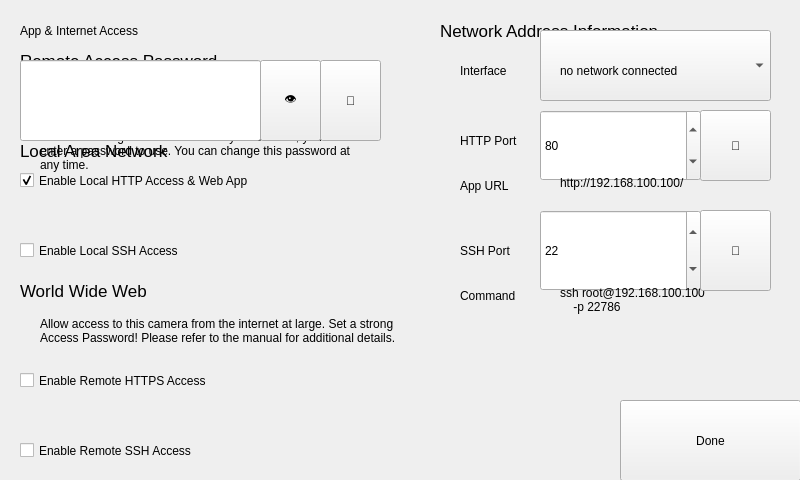
<?xml version="1.0" encoding="UTF-8"?>
<ui version="4.0">
 <class>Form</class>
 <widget class="QWidget" name="Form">
  <property name="geometry">
   <rect>
    <x>0</x>
    <y>0</y>
    <width>800</width>
    <height>480</height>
   </rect>
  </property>
  <property name="windowTitle">
   <string notr="true">Chronos Screen</string>
  </property>
  <widget class="Backdrop" name="backdrop">
   <property name="geometry">
    <rect>
     <x>0</x>
     <y>0</y>
     <width>801</width>
     <height>481</height>
    </rect>
   </property>
  </widget>
  <widget class="HeaderLabel" name="headerlabel">
   <property name="geometry">
    <rect>
     <x>20</x>
     <y>10</y>
     <width>361</width>
     <height>41</height>
    </rect>
   </property>
   <property name="text">
    <string>App &amp; Internet Access</string>
   </property>
  </widget>
  <widget class="LineEdit" name="uiPassword">
   <property name="geometry">
    <rect>
     <x>20</x>
     <y>60</y>
     <width>241</width>
     <height>81</height>
    </rect>
   </property>
   <property name="echoMode">
    <enum>QLineEdit::Password</enum>
   </property>
   <property name="clickMarginRight" stdset="0">
    <enum>LineEdit::none</enum>
   </property>
   <property name="linkedValueName" stdset="0">
    <string>networkPassword</string>
   </property>
  </widget>
  <widget class="Label" name="label">
   <property name="geometry">
    <rect>
     <x>20</x>
     <y>50</y>
     <width>241</width>
     <height>21</height>
    </rect>
   </property>
   <property name="styleSheet">
    <string notr="true">
			font-size: 17px;
			background: transparent;
		</string>
   </property>
   <property name="text">
    <string>Remote Access Password</string>
   </property>
  </widget>
  <widget class="Button" name="uiShowPassword">
   <property name="geometry">
    <rect>
     <x>260</x>
     <y>60</y>
     <width>61</width>
     <height>81</height>
    </rect>
   </property>
   <property name="text">
    <string>👁</string>
   </property>
   <property name="clickMarginLeft" stdset="0">
    <enum>Button::half</enum>
   </property>
   <property name="clickMarginRight" stdset="0">
    <enum>Button::half</enum>
   </property>
  </widget>
  <widget class="Button" name="uiRandomisePassword">
   <property name="geometry">
    <rect>
     <x>320</x>
     <y>60</y>
     <width>61</width>
     <height>81</height>
    </rect>
   </property>
   <property name="text">
    <string>🎲</string>
   </property>
   <property name="clickMarginLeft" stdset="0">
    <enum>Button::none</enum>
   </property>
  </widget>
  <widget class="QWidget" name="uiAllConfigOptions" native="true">
   <property name="geometry">
    <rect>
     <x>0</x>
     <y>0</y>
     <width>801</width>
     <height>481</height>
    </rect>
   </property>
   <widget class="CheckBox" name="uiEnableRemoteSSH">
    <property name="geometry">
     <rect>
      <x>20</x>
      <y>420</y>
      <width>361</width>
      <height>61</height>
     </rect>
    </property>
    <property name="text">
     <string>Enable Remote SSH Access</string>
    </property>
    <property name="clickMarginTop" stdset="0">
     <enum>CheckBox::none</enum>
    </property>
    <property name="linkedValueName" stdset="0">
     <string>remoteSSHAccess</string>
    </property>
   </widget>
   <widget class="Label" name="label_2">
    <property name="geometry">
     <rect>
      <x>20</x>
      <y>140</y>
      <width>221</width>
      <height>21</height>
     </rect>
    </property>
    <property name="styleSheet">
     <string notr="true">
			font-size: 17px;
			background: transparent;
		</string>
    </property>
    <property name="text">
     <string>Local Area Network</string>
    </property>
   </widget>
   <widget class="Label" name="label_4">
    <property name="geometry">
     <rect>
      <x>40</x>
      <y>300</y>
      <width>381</width>
      <height>61</height>
     </rect>
    </property>
    <property name="text">
     <string>Allow access to this camera from the internet at large. Set a strong Access Password! Please refer to the manual for additional details.</string>
    </property>
    <property name="wordWrap">
     <bool>true</bool>
    </property>
   </widget>
   <widget class="CheckBox" name="uiEnableLocalSSH">
    <property name="geometry">
     <rect>
      <x>20</x>
      <y>220</y>
      <width>301</width>
      <height>61</height>
     </rect>
    </property>
    <property name="text">
     <string>Enable Local SSH Access</string>
    </property>
    <property name="clickMarginTop" stdset="0">
     <enum>CheckBox::none</enum>
    </property>
    <property name="linkedValueName" stdset="0">
     <string>localSSHAccess</string>
    </property>
   </widget>
   <widget class="Label" name="label_3">
    <property name="geometry">
     <rect>
      <x>20</x>
      <y>280</y>
      <width>241</width>
      <height>21</height>
     </rect>
    </property>
    <property name="styleSheet">
     <string notr="true">
			font-size: 17px;
			background: transparent;
		</string>
    </property>
    <property name="text">
     <string>World Wide Web</string>
    </property>
   </widget>
   <widget class="CheckBox" name="uiEnableLocalHTTP">
    <property name="geometry">
     <rect>
      <x>20</x>
      <y>150</y>
      <width>361</width>
      <height>61</height>
     </rect>
    </property>
    <property name="text">
     <string>Enable Local HTTP Access &amp;&amp; Web App</string>
    </property>
    <property name="checked">
     <bool>true</bool>
    </property>
    <property name="clickMarginBottom" stdset="0">
     <enum>CheckBox::none</enum>
    </property>
    <property name="linkedValueName" stdset="0">
     <string>localHTTPAccess</string>
    </property>
   </widget>
   <widget class="CheckBox" name="uiEnableRemoteHTTP">
    <property name="geometry">
     <rect>
      <x>20</x>
      <y>350</y>
      <width>361</width>
      <height>61</height>
     </rect>
    </property>
    <property name="text">
     <string>Enable Remote HTTPS Access</string>
    </property>
    <property name="clickMarginBottom" stdset="0">
     <enum>CheckBox::none</enum>
    </property>
    <property name="linkedValueName" stdset="0">
     <string>remoteHTTPAccess</string>
    </property>
   </widget>
   <widget class="Label" name="label_5">
    <property name="geometry">
     <rect>
      <x>440</x>
      <y>20</y>
      <width>331</width>
      <height>21</height>
     </rect>
    </property>
    <property name="styleSheet">
     <string notr="true">
			font-size: 17px;
			background: transparent;
		</string>
    </property>
    <property name="text">
     <string>Network Address Information</string>
    </property>
   </widget>
   <widget class="Label" name="label_6">
    <property name="geometry">
     <rect>
      <x>460</x>
      <y>60</y>
      <width>101</width>
      <height>21</height>
     </rect>
    </property>
    <property name="text">
     <string>Interface</string>
    </property>
   </widget>
   <widget class="ComboBox" name="uiNetworkInterface">
    <property name="geometry">
     <rect>
      <x>540</x>
      <y>30</y>
      <width>231</width>
      <height>71</height>
     </rect>
    </property>
    <property name="clickMarginBottom" stdset="0">
     <enum>ComboBox::half</enum>
    </property>
   </widget>
   <widget class="Label" name="uiNoNetworkConnection">
    <property name="geometry">
     <rect>
      <x>560</x>
      <y>60</y>
      <width>221</width>
      <height>21</height>
     </rect>
    </property>
    <property name="text">
     <string>no network connected</string>
    </property>
   </widget>
   <widget class="QWidget" name="uiNetworkInterfaceInformation" native="true">
    <property name="geometry">
     <rect>
      <x>450</x>
      <y>110</y>
      <width>351</width>
      <height>301</height>
     </rect>
    </property>
    <widget class="Button" name="uiRandomiseHTTPPort">
     <property name="geometry">
      <rect>
       <x>250</x>
       <y>0</y>
       <width>71</width>
       <height>71</height>
      </rect>
     </property>
     <property name="text">
      <string>🎲</string>
     </property>
     <property name="clickMarginLeft" stdset="0">
      <enum>Button::half</enum>
     </property>
     <property name="clickMarginTop" stdset="0">
      <enum>Button::half</enum>
     </property>
    </widget>
    <widget class="SpinBox" name="uiHTTPPort">
     <property name="geometry">
      <rect>
       <x>90</x>
       <y>0</y>
       <width>161</width>
       <height>71</height>
      </rect>
     </property>
     <property name="minimum">
      <number>1</number>
     </property>
     <property name="maximum">
      <number>65535</number>
     </property>
     <property name="value">
      <number>80</number>
     </property>
     <property name="clickMarginRight" stdset="0">
      <enum>SpinBox::none</enum>
     </property>
     <property name="clickMarginTop" stdset="0">
      <enum>SpinBox::half</enum>
     </property>
     <property name="linkedValueName" stdset="0">
      <string>HTTPPort</string>
     </property>
    </widget>
    <widget class="Label" name="label_9">
     <property name="geometry">
      <rect>
       <x>10</x>
       <y>130</y>
       <width>101</width>
       <height>21</height>
      </rect>
     </property>
     <property name="text">
      <string>SSH Port</string>
     </property>
    </widget>
    <widget class="Label" name="uiAppUrl">
     <property name="geometry">
      <rect>
       <x>110</x>
       <y>66</y>
       <width>241</width>
       <height>51</height>
      </rect>
     </property>
     <property name="text">
      <string>http://192.168.100.100/</string>
     </property>
     <property name="alignment">
      <set>Qt::AlignLeading|Qt::AlignLeft|Qt::AlignTop</set>
     </property>
    </widget>
    <widget class="SpinBox" name="uiSSHPort">
     <property name="geometry">
      <rect>
       <x>90</x>
       <y>100</y>
       <width>161</width>
       <height>81</height>
      </rect>
     </property>
     <property name="minimum">
      <number>1</number>
     </property>
     <property name="maximum">
      <number>65535</number>
     </property>
     <property name="value">
      <number>22</number>
     </property>
     <property name="clickMarginRight" stdset="0">
      <enum>SpinBox::none</enum>
     </property>
     <property name="linkedValueName" stdset="0">
      <string>SSHPort</string>
     </property>
    </widget>
    <widget class="Label" name="label_8">
     <property name="geometry">
      <rect>
       <x>10</x>
       <y>60</y>
       <width>101</width>
       <height>31</height>
      </rect>
     </property>
     <property name="text">
      <string>App URL</string>
     </property>
    </widget>
    <widget class="Label" name="label_7">
     <property name="geometry">
      <rect>
       <x>10</x>
       <y>20</y>
       <width>101</width>
       <height>21</height>
      </rect>
     </property>
     <property name="text">
      <string>HTTP Port</string>
     </property>
    </widget>
    <widget class="Label" name="label_10">
     <property name="geometry">
      <rect>
       <x>10</x>
       <y>170</y>
       <width>101</width>
       <height>31</height>
      </rect>
     </property>
     <property name="text">
      <string>Command</string>
     </property>
    </widget>
    <widget class="Label" name="uiSSHCommand">
     <property name="geometry">
      <rect>
       <x>110</x>
       <y>176</y>
       <width>241</width>
       <height>51</height>
      </rect>
     </property>
     <property name="text">
      <string>ssh root@192.168.100.100
    -p 22786</string>
     </property>
     <property name="alignment">
      <set>Qt::AlignLeading|Qt::AlignLeft|Qt::AlignTop</set>
     </property>
    </widget>
    <widget class="Button" name="uiRandomiseSSHPort">
     <property name="geometry">
      <rect>
       <x>250</x>
       <y>100</y>
       <width>71</width>
       <height>81</height>
      </rect>
     </property>
     <property name="text">
      <string>🎲</string>
     </property>
     <property name="clickMarginLeft" stdset="0">
      <enum>Button::half</enum>
     </property>
    </widget>
   </widget>
  </widget>
  <widget class="Label" name="uiPasswordExplanation">
   <property name="geometry">
    <rect>
     <x>40</x>
     <y>130</y>
     <width>321</width>
     <height>91</height>
    </rect>
   </property>
   <property name="text">
    <string>Before enabling network control for your camera, you must enter a password to use. You can change this password at any time.</string>
   </property>
   <property name="alignment">
    <set>Qt::AlignLeading|Qt::AlignLeft|Qt::AlignTop</set>
   </property>
   <property name="wordWrap">
    <bool>true</bool>
   </property>
  </widget>
  <widget class="Button" name="uiDone">
   <property name="geometry">
    <rect>
     <x>620</x>
     <y>400</y>
     <width>181</width>
     <height>81</height>
    </rect>
   </property>
   <property name="text">
    <string>Done</string>
   </property>
  </widget>
  <zorder>backdrop</zorder>
  <zorder>uiAllConfigOptions</zorder>
  <zorder>headerlabel</zorder>
  <zorder>label</zorder>
  <zorder>uiPasswordExplanation</zorder>
  <zorder>uiShowPassword</zorder>
  <zorder>uiRandomisePassword</zorder>
  <zorder>uiPassword</zorder>
  <zorder>uiDone</zorder>
 </widget>
 <customwidgets>
  <customwidget>
   <class>Backdrop</class>
   <extends>QLabel</extends>
   <header>backdrop</header>
  </customwidget>
  <customwidget>
   <class>Button</class>
   <extends>QPushButton</extends>
   <header>button</header>
  </customwidget>
  <customwidget>
   <class>CheckBox</class>
   <extends>QCheckBox</extends>
   <header>check_box</header>
  </customwidget>
  <customwidget>
   <class>ComboBox</class>
   <extends>QComboBox</extends>
   <header>combo_box</header>
  </customwidget>
  <customwidget>
   <class>HeaderLabel</class>
   <extends>QLabel</extends>
   <header>header_label</header>
  </customwidget>
  <customwidget>
   <class>Label</class>
   <extends>QLabel</extends>
   <header>label</header>
  </customwidget>
  <customwidget>
   <class>LineEdit</class>
   <extends>QLineEdit</extends>
   <header>line_edit</header>
  </customwidget>
  <customwidget>
   <class>SpinBox</class>
   <extends>QSpinBox</extends>
   <header>spin_box</header>
  </customwidget>
 </customwidgets>
 <tabstops>
  <tabstop>uiDone</tabstop>
  <tabstop>uiPassword</tabstop>
  <tabstop>uiShowPassword</tabstop>
  <tabstop>uiRandomisePassword</tabstop>
  <tabstop>uiEnableLocalHTTP</tabstop>
  <tabstop>uiEnableLocalSSH</tabstop>
  <tabstop>uiEnableRemoteHTTP</tabstop>
  <tabstop>uiEnableRemoteSSH</tabstop>
  <tabstop>uiNetworkInterface</tabstop>
  <tabstop>uiHTTPPort</tabstop>
  <tabstop>uiRandomiseHTTPPort</tabstop>
  <tabstop>uiSSHPort</tabstop>
  <tabstop>uiRandomiseSSHPort</tabstop>
 </tabstops>
 <resources/>
 <connections/>
</ui>
